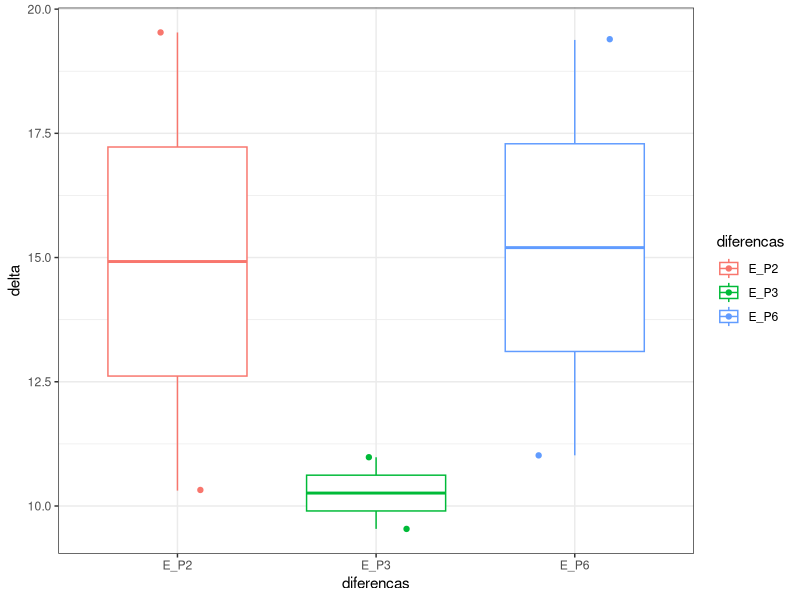
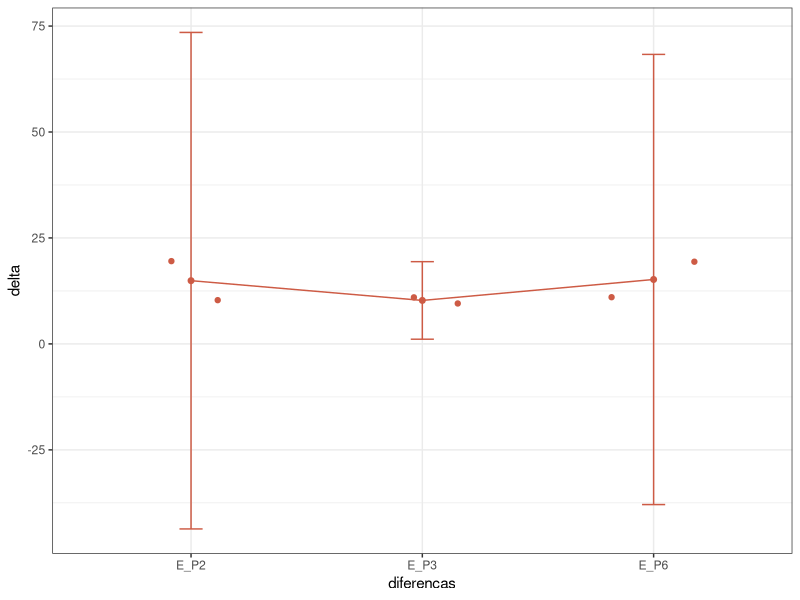
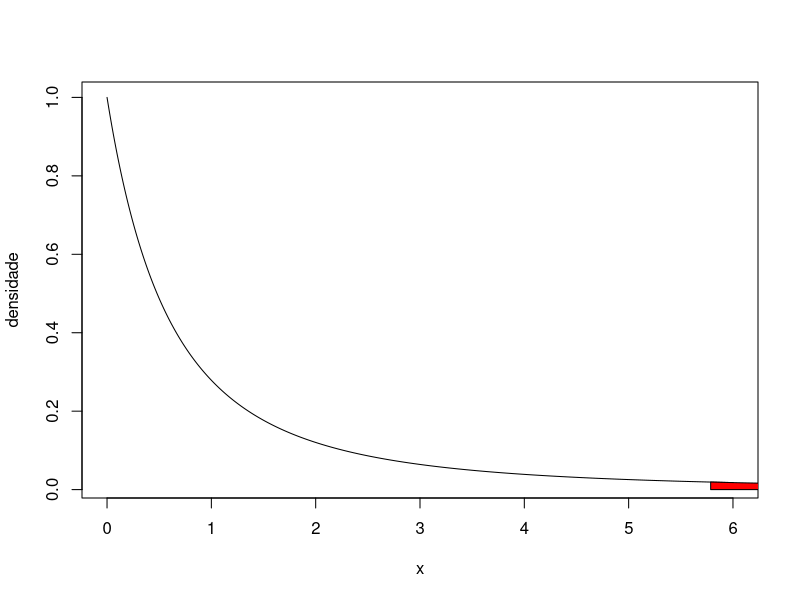
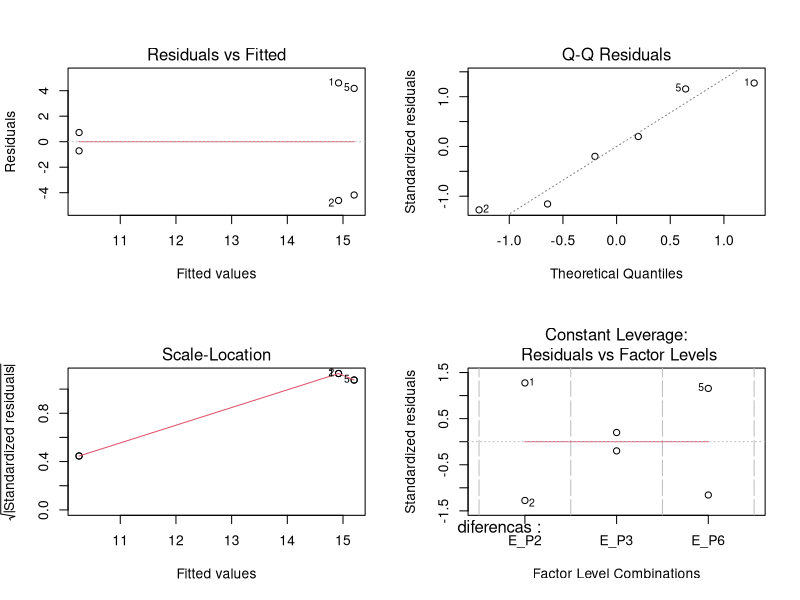
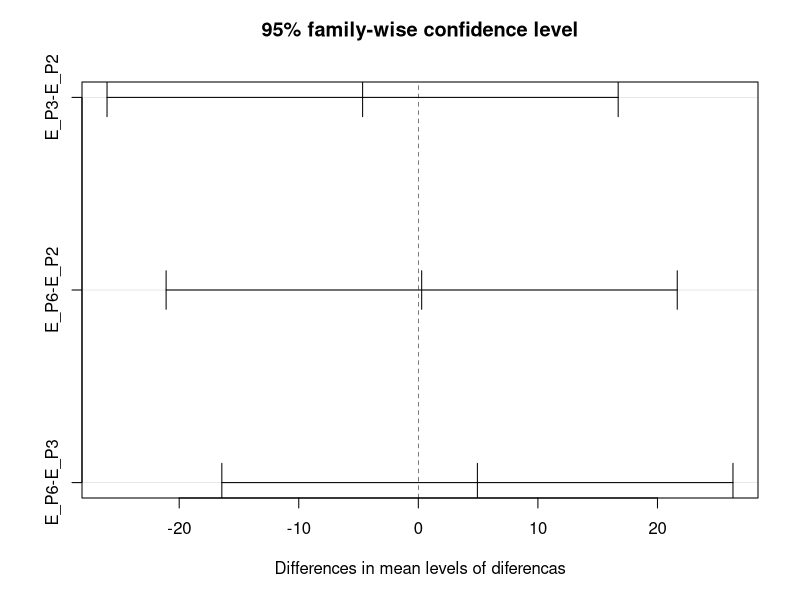

Write the R code that produced these figures, in order.
# PEG 200, diferença entre 2%, 3% e 6%

###*******************************************************************###
### Pacotes
library(ggpubr)

###*******************************************************************###
## Planejamento e resultados

# dados de ganho de massa
espessura_poros2 <- c(19.53, 10.31)
espessura_poros3 <- c(10.98, 9.54)
espessura_poros6 <- c(19.38, 11.02)

a <- 3 # numero de tratamentos (niveis)
n <- length(espessura_poros2) # numero de replicas
N <- a*n # numero de experimentos

# ordem de condução dos ensaios
ordem <- sample(1:N, size = N, replace = F)

# tratamentos/niveis
diferencas <- c(rep("E_P2", n),
                  rep("E_P3",n),
                  rep("E_P6",n))

# transformando em fator(tipo de variavel do R)
diferencas <- as.factor(diferencas)

# vetor de resultados
delta <- c(espessura_poros2, espessura_poros3, espessura_poros6)

# Planejamento totalmente aleatorizado
planejamento <- data.frame(ordem, diferencas, delta)

###************************************************************###
## Graficos

ggboxplot(planejamento,
          x = "diferencas",
          y = "delta",
          color = "diferencas",
          add = "jitter") + theme_bw ()

ggline(planejamento,
       x = "diferencas",
       y = "delta",
       color = "coral3",
       add = c("mean_ci", "jitter")) + theme_bw ()

###************************************************************###
## ANOVA via comando aov

# ANOVA
res.anova <- aov(delta ~ diferencas, data = planejamento)
summary(res.anova)

# F critico
f_tab <- qf(0.05, df1 = a-1, df2 = N-a, lower.tail = F)
f_tab

# Ajuste do modelo
lml <- lm(delta ~ diferencas, data = planejamento)
summary(lml)

###************************************************************###
## Regiao Critica

# sequencia para o eixo horizontal
x <- seq(from = 0, to = 6, length = 500)

# atribuindo valores da distribuição F
y <- df(x,a-1,a*n-a)

# plotando a fdp F
plot(x, y, type = "l", ylab = "densidade")

# valor F de interesse
f <- qf(0.05, a-1, a*n-1, lower.tail = F)

# destacando a probabilidade à direita do valor de interesse
x1 <- seq(f, 10, length=500)
y1 <- df(x1, a-1, a*n-a)
polygon(c(f,x1,10),c(0,y1,0),col="red")

###************************************************************###
## Pressuposicoes

# normalidade
shapiro.test(res.anova$residuals)

# homocedasticidade
bartlett.test(delta ~ diferencas, data = planejamento)

# graficos de residuos
par(mfrow=c(2,2))
plot(res.anova)
par(mfrow=c(1,1))

###************************************************************###
## Teste para comparacoes multiplas

# Teste de Tukey-HSD
TukeyHSD(res.anova)

plot(TukeyHSD(res.anova))

###************************************************************###
## Poder do teste 

# variancia entre os tratamentos
var_rev <- summary(res.anova)[[1]][1,3]

# variancia dentro dos tratamentos (erro experimental)
var_erro <- summary(res.anova)[[1]][2,3]

# poder do teste 
power.anova.test(groups = a,
                 n = n,
                 between.var = var_rev,
                 within.var = var_erro)